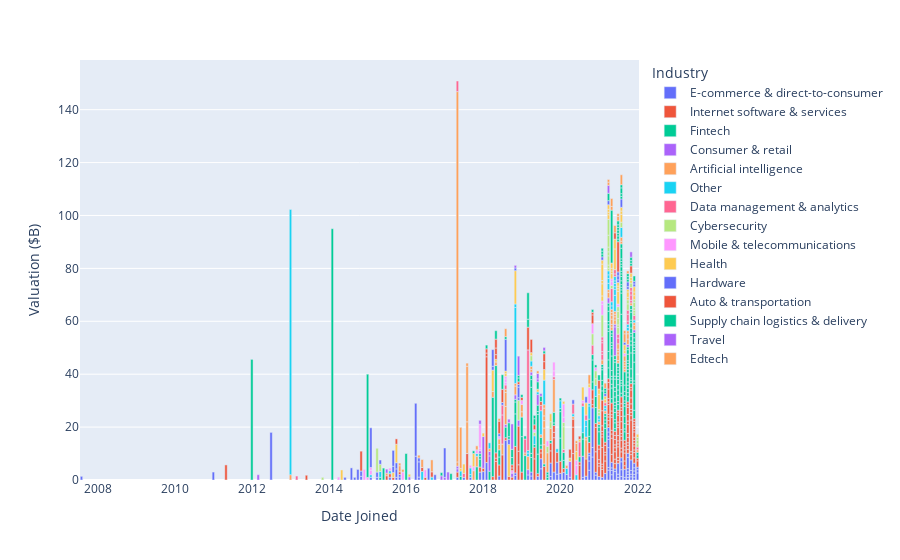

Here is the notebook cell this chart was saved with:
### Code cell
import plotly.express as px
px.bar(dates, x='Date Joined', y='Valuation ($B)', color='Industry',
      hover_data={'Company',
                  'Date Joined',
                  'Valuation ($B)',
                  'Industry'})

### Figure 1 — Plotly figure (JSON) as saved in the notebook; plotly's stock layout.template omitted (floating-point values rounded to 4 significant figures; data arrays with more than 128 entries replaced by an {"elided": "..."} marker saying what was removed)
{"data": [{"alignmentgroup": "True", "customdata": {"elided": "102x2 str values"}, "hovertemplate": "Industry=%{customdata[1]}<br>Date Joined=%{x}<br>Valuation ($B)=%{y}<br>Company=%{customdata[0]}<extra></extra>", "legendgroup": "E-commerce & direct-to-consumer", "marker": {"color": "#636efa", "pattern": {"shape": ""}}, "name": "E-commerce & direct-to-consumer", "offsetgroup": "E-commerce & direct-to-consumer", "orientation": "v", "showlegend": true, "textposition": "auto", "type": "bar", "x": ["2007-07-31", "2010-12-31", "2012-06-30", "2014-05-31", "2014-08-31", "2014-09-30", "2014-10-31", "2015-01-31", "2015-03-31", "2015-03-31", "2015-07-31", "2015-09-30", "2015-09-30", "2015-09-30", "2015-10-31", "2015-10-31", "2016-03-31", "2016-03-31", "2016-04-30", "2016-04-30", "2016-04-30", "2016-09-30", "2017-04-30", "2017-06-30", "2017-08-31", "2017-11-30", "2017-12-31", "2018-01-31", "2018-05-31", "2018-07-31", "2018-10-31", "2018-10-31", "2019-02-28", "2019-03-31", "2019-03-31", "2019-05-31", "2019-06-30", "2019-06-30", "2019-09-30", "2019-09-30", "2019-10-31", "2019-11-30", "2019-11-30", "2019-12-31", "2020-01-31", "2020-02-29", "2020-03-31", "2020-07-31", "2020-07-31", "2020-08-31", "2020-09-30", "2020-09-30", "2020-09-30", "2020-09-30", "2020-10-31", "2020-10-31", "2020-10-31", "2020-11-30", "2020-11-30", "2020-12-31", "2021-01-31", "2021-02-28", "2021-03-31", "2021-03-31", "2021-03-31", "2021-03-31", "2021-03-31", "2021-03-31", "2021-03-31", "2021-04-30", "2021-04-30", "2021-04-30", "2021-04-30", "2021-05-31", "2021-05-31", "2021-06-30", "2021-06-30", "2021-06-30", "2021-07-31", "2021-07-31", "2021-07-31", "2021-07-31", "2021-08-31", "2021-08-31", "2021-09-30", "2021-09-30", "2021-09-30", "2021-09-30", "2021-09-30", "2021-09-30", "2021-10-31", "2021-10-31", "2021-10-31", "2021-10-31", "2021-11-30", "2021-11-30", "2021-11-30", "2021-11-30", "2021-11-30", "2021-12-31", "2021-12-31", "2021-12-31"], "xaxis": "x", "y": [1.38, 3, 18, 1, 1, 4, 1.4, 1, 1, 2, 1.05, 1, 3.2, 2.34, 1.1, 1, 9, 20, 1.1, 5.77, 1.5, 2, 1, 1, 1, 3, 3.18, 6.6, 1.5, 15, 1.7, 1, 1.9, 1.52, 1.49, 1.4, 4.25, 3.8, 1.32, 5.1, 3, 2.2, 4.53, 2.5, 2.9, 2.1, 1, 1, 8, 1.45, 3.7, 3.5, 2, 1, 8.7, 3.6, 15, 1.84, 1.1, 1.3, 1, 2.5, 3.75, 1, 7.5, 3.1, 1.2, 1.6, 1.7, 2, 1.6, 1, 2.1, 3.2, 1, 1, 1.2, 4.15, 1.3, 2.6, 3, 1.5, 1, 3.1, 1, 1.1, 1, 1.2, 4.3, 1.5, 1.2, 1, 1.4, 4, 1.1, 1, 1.33, 1.2, 1.75, 2.7, 1.2, 1], "yaxis": "y"}, {"alignmentgroup": "True", "customdata": {"elided": "167x2 str values"}, "hovertemplate": "Industry=%{customdata[1]}<br>Date Joined=%{x}<br>Valuation ($B)=%{y}<br>Company=%{customdata[0]}<extra></extra>", "legendgroup": "Internet software & services", "marker": {"color": "#EF553B", "pattern": {"shape": ""}}, "name": "Internet software & services", "offsetgroup": "Internet software & services", "orientation": "v", "showlegend": true, "textposition": "auto", "type": "bar", "x": {"elided": "167 str values"}, "xaxis": "x", "y": {"elided": "167 float values"}, "yaxis": "y"}, {"alignmentgroup": "True", "customdata": {"elided": "191x2 str values"}, "hovertemplate": "Industry=%{customdata[1]}<br>Date Joined=%{x}<br>Valuation ($B)=%{y}<br>Company=%{customdata[0]}<extra></extra>", "legendgroup": "Fintech", "marker": {"color": "#00cc96", "pattern": {"shape": ""}}, "name": "Fintech", "offsetgroup": "Fintech", "orientation": "v", "showlegend": true, "textposition": "auto", "type": "bar", "x": {"elided": "191 str values"}, "xaxis": "x", "y": {"elided": "191 float values"}, "yaxis": "y"}, {"alignmentgroup": "True", "customdata": [["Trendy Group International", "Consumer & retail"], ["L&P Cosmetic", "Consumer & retail"], ["Promasidor Holdings", "Consumer & retail"], ["Kendra Scott", "Consumer & retail"], ["BrewDog", "Consumer & retail"], ["Mobvoi", "Consumer & retail"], ["Eat Just", "Consumer & retail"], ["JUUL Labs", "Consumer & retail"], ["Easyhome", "Consumer & retail"], ["Harry's Razor Company", "Consumer & retail"], ["Pat McGrath Labs", "Consumer & retail"], ["Yijiupi", "Consumer & retail"], ["PAX", "Consumer & retail"], ["Zume", "Consumer & retail"], ["Calm", "Consumer & retail"], ["Glossier", "Consumer & retail"], ["Impossible Foods", "Consumer & retail"], ["Yuanqi Senlin", "Consumer & retail"], ["Guoquan Shihui", "Consumer & retail"], ["Weilong", "Consumer & retail"], ["Zihaiguo", "Consumer & retail"], ["HAYDON", "Consumer & retail"], ["Razor", "Consumer & retail"]], "hovertemplate": "Industry=%{customdata[1]}<br>Date Joined=%{x}<br>Valuation ($B)=%{y}<br>Company=%{customdata[0]}<extra></extra>", "legendgroup": "Consumer & retail", "marker": {"color": "#ab63fa", "pattern": {"shape": ""}}, "name": "Consumer & retail", "offsetgroup": "Consumer & retail", "orientation": "v", "showlegend": true, "textposition": "auto", "type": "bar", "x": ["2012-02-29", "2016-01-31", "2016-11-30", "2016-12-31", "2017-04-30", "2017-04-30", "2017-11-30", "2017-12-31", "2018-02-28", "2018-02-28", "2018-07-31", "2018-09-30", "2018-10-31", "2018-11-30", "2019-02-28", "2019-03-31", "2019-05-31", "2020-03-31", "2021-03-31", "2021-05-31", "2021-05-31", "2021-09-30", "2021-11-30"], "xaxis": "x", "y": [2, 1.19, 1.59, 1, 1.24, 1, 1.1, 12, 5.78, 1.7, 1, 1.5, 1.7, 2.25, 2, 1.2, 4, 6, 2, 10.88, 1, 1, 1], "yaxis": "y"}, {"alignmentgroup": "True", "customdata": {"elided": "73x2 str values"}, "hovertemplate": "Industry=%{customdata[1]}<br>Date Joined=%{x}<br>Valuation ($B)=%{y}<br>Company=%{customdata[0]}<extra></extra>", "legendgroup": "Artificial intelligence", "marker": {"color": "#FFA15A", "pattern": {"shape": ""}}, "name": "Artificial intelligence", "offsetgroup": "Artificial intelligence", "orientation": "v", "showlegend": true, "textposition": "auto", "type": "bar", "x": ["2012-12-31", "2015-06-30", "2015-10-31", "2016-04-30", "2017-04-30", "2017-04-30", "2017-07-31", "2017-09-30", "2017-10-31", "2018-02-28", "2018-03-31", "2018-04-30", "2018-05-31", "2018-05-31", "2018-06-30", "2018-07-31", "2018-07-31", "2018-07-31", "2018-10-31", "2018-10-31", "2018-12-31", "2018-12-31", "2019-01-31", "2019-02-28", "2019-03-31", "2019-03-31", "2019-06-30", "2019-07-31", "2019-07-31", "2019-07-31", "2019-07-31", "2019-07-31", "2019-07-31", "2019-08-31", "2019-09-30", "2019-10-31", "2020-04-30", "2020-08-31", "2020-08-31", "2020-12-31", "2021-01-31", "2021-02-28", "2021-03-31", "2021-03-31", "2021-04-30", "2021-04-30", "2021-04-30", "2021-04-30", "2021-04-30", "2021-04-30", "2021-05-31", "2021-05-31", "2021-05-31", "2021-05-31", "2021-06-30", "2021-06-30", "2021-06-30", "2021-06-30", "2021-06-30", "2021-07-31", "2021-07-31", "2021-08-31", "2021-08-31", "2021-08-31", "2021-08-31", "2021-08-31", "2021-09-30", "2021-09-30", "2021-09-30", "2021-10-31", "2021-11-30", "2021-11-30", "2021-12-31"], "xaxis": "x", "y": [2, 1, 2.3, 1, 1.6, 140, 12, 3.5, 4, 1.03, 2.17, 1.35, 2, 2.1, 4.1, 6.8, 5.3, 1.19, 3.32, 1, 2, 2.77, 1, 5, 1, 1.19, 1, 7.25, 6.3, 2.8, 1.8, 2.92, 1.3, 7.3, 4.6, 12.4, 1, 7.25, 1.05, 1, 1.7, 1, 2.1, 1, 1.2, 1, 2, 1.5, 1, 1.2, 1.6, 1.2, 1, 1, 1, 2.1, 1.2, 1, 2, 1, 1.5, 1, 1, 1, 1, 2, 2, 2, 1.15, 1, 1.7, 1, 1], "yaxis": "y"}, {"alignmentgroup": "True", "customdata": [["SpaceX", "Other"], ["Red Ventures", "Other"], ["Planet Labs", "Other"], ["LifeMiles", "Other"], ["Dadi Cinema", "Other"], ["OVH", "Other"], ["Improbable", "Other"], ["Rubicon Global", "Other"], ["Vista Global", "Other"], ["Revolution Precrafted", "Other"], ["NuCom Group", "Other"], ["Epic Games", "Other"], ["GPclub", "Other"], ["OVO Energy", "Other"], ["Ynsect", "Other"], ["OCSiAl", "Other"], ["Sila Nanotechnologies", "Other"], ["SITECH DEV", "Other"], ["Northvolt", "Other"], ["HEYTEA", "Other"], ["You & Mr Jones", "Other"], ["Wildlife Studios", "Other"], ["Skydance Media", "Other"], ["Emerging Markets Property Group", "Other"], ["Apeel Sciences", "Other"], ["Thrasio", "Other"], ["Farmers Business Network", "Other"], ["Voodoo", "Other"], ["Howden Group Holdings", "Other"], ["Playco", "Other"], ["Relativity Space", "Other"], ["Boom Supersonic", "Other"], ["Manner", "Other"], ["Axiom Space", "Other"], ["Sentry", "Other"], ["ABL Space Systems", "Other"], ["Diamond Foundry", "Other"], ["Five Star Business Finance", "Other"], ["Uplight", "Other"], ["Cava Group", "Other"], ["Wenheyou", "Other"], ["Black Unicorn Factory", "Other"], ["Bowery Farming", "Other"], ["Firefly Aerospace", "Other"], ["Inari", "Other"], ["Printful", "Other"], ["Trader Interactive", "Other"], ["Redwood Materials", "Other"], ["Nexii", "Other"], ["Spiber", "Other"], ["Mensa Brands", "Other"]], "hovertemplate": "Industry=%{customdata[1]}<br>Date Joined=%{x}<br>Valuation ($B)=%{y}<br>Company=%{customdata[0]}<extra></extra>", "legendgroup": "Other", "marker": {"color": "#19d3f3", "pattern": {"shape": ""}}, "name": "Other", "offsetgroup": "Other", "orientation": "v", "showlegend": true, "textposition": "auto", "type": "bar", "x": ["2012-12-31", "2015-01-31", "2015-04-30", "2015-07-31", "2016-05-31", "2016-08-31", "2017-05-31", "2017-08-31", "2017-08-31", "2017-10-31", "2018-02-28", "2018-10-31", "2018-10-31", "2019-02-28", "2019-02-28", "2019-03-31", "2019-04-30", "2019-05-31", "2019-06-30", "2019-07-31", "2019-11-30", "2019-12-31", "2020-02-29", "2020-04-30", "2020-05-31", "2020-07-31", "2020-08-31", "2020-08-31", "2020-09-30", "2020-09-30", "2020-11-30", "2020-12-31", "2020-12-31", "2021-02-28", "2021-02-28", "2021-03-31", "2021-03-31", "2021-03-31", "2021-03-31", "2021-04-30", "2021-04-30", "2021-05-31", "2021-05-31", "2021-05-31", "2021-05-31", "2021-05-31", "2021-05-31", "2021-07-31", "2021-09-30", "2021-09-30", "2021-11-30"], "xaxis": "x", "y": [100.3, 1, 2.2, 1.15, 3.24, 1.1, 2, 1.07, 2.5, 1, 2.2, 28.7, 1.32, 1.28, 1, 2, 3.3, 1, 9.08, 9.28, 1.3, 3, 2.3, 1, 2, 10, 4, 2.31, 5, 1, 4.2, 1, 1.3, 1, 1, 2.4, 1.8, 1.4, 1.5, 1.3, 1.55, 6.1, 2.3, 1, 1.2, 1, 1.63, 3.7, 1.23, 1.22, 1], "yaxis": "y"}, {"alignmentgroup": "True", "customdata": [["Mu Sigma", "Data management & analytics"], ["Rubrik", "Data management & analytics"], ["DT Dream", "Data management & analytics"], ["Celonis", "Data management & analytics"], ["Cohesity", "Data management & analytics"], ["Jusfoun Big Data", "Data management & analytics"], ["Collibra", "Data management & analytics"], ["Databricks", "Data management & analytics"], ["Druva", "Data management & analytics"], ["Instabase", "Data management & analytics"], ["Sisense", "Data management & analytics"], ["VAST Data", "Data management & analytics"], ["FiveTran", "Data management & analytics"], ["Qumulo", "Data management & analytics"], ["Redis Labs", "Data management & analytics"], ["Applied Intuition", "Data management & analytics"], ["Cockroach Labs", "Data management & analytics"], ["Dremio", "Data management & analytics"], ["OwnBackup", "Data management & analytics"], ["Quantum Metric", "Data management & analytics"], ["Starburst", "Data management & analytics"], ["Nexthink", "Data management & analytics"], ["SambaNova Systems", "Data management & analytics"], ["Axtria", "Data management & analytics"], ["Cognite", "Data management & analytics"], ["Neo4j", "Data management & analytics"], ["dbt Labs", "Data management & analytics"], ["Copado", "Data management & analytics"], ["JumpCloud", "Data management & analytics"], ["Matillion", "Data management & analytics"], ["Chronosphere", "Data management & analytics"], ["ClickHouse", "Data management & analytics"], ["Devo", "Data management & analytics"], ["YugaByte", "Data management & analytics"], ["Reltio", "Data management & analytics"], ["Iodine Software", "Data management & analytics"]], "hovertemplate": "Industry=%{customdata[1]}<br>Date Joined=%{x}<br>Valuation ($B)=%{y}<br>Company=%{customdata[0]}<extra></extra>", "legendgroup": "Data management & analytics", "marker": {"color": "#FF6692", "pattern": {"shape": ""}}, "name": "Data management & analytics", "offsetgroup": "Data management & analytics", "orientation": "v", "showlegend": true, "textposition": "auto", "type": "bar", "x": ["2013-02-28", "2017-04-30", "2017-06-30", "2018-06-30", "2018-06-30", "2018-07-31", "2019-01-31", "2019-02-28", "2019-06-30", "2019-10-31", "2020-01-31", "2020-04-30", "2020-06-30", "2020-07-31", "2020-08-31", "2020-10-31", "2021-01-31", "2021-01-31", "2021-01-31", "2021-01-31", "2021-01-31", "2021-02-28", "2021-04-30", "2021-05-31", "2021-05-31", "2021-06-30", "2021-06-30", "2021-09-30", "2021-09-30", "2021-09-30", "2021-10-31", "2021-10-31", "2021-10-31", "2021-10-31", "2021-11-30", "2021-12-31"], "xaxis": "x", "y": [1.5, 4, 1.5, 11, 3.7, 1.62, 5.25, 38, 2, 1.05, 1.1, 3.7, 5.6, 1.2, 2, 3.6, 2.16, 1, 3.35, 1, 1.2, 1.1, 5, 1, 1.6, 2.15, 1.5, 1.2, 2.62, 1.5, 1, 2, 1.5, 1.3, 1.7, 1], "yaxis": "y"}, {"alignmentgroup": "True", "customdata": [["Lookout", "Cybersecurity"], ["Tanium", "Cybersecurity"], ["Illumio", "Cybersecurity"], ["Netskope", "Cybersecurity"], ["Kaseya", "Cybersecurity"], ["Tongdun Technology", "Cybersecurity"], ["Cybereason", "Cybersecurity"], ["Acronis", "Cybersecurity"], ["Snyk", "Cybersecurity"], ["Verkada", "Cybersecurity"], ["Arctic Wolf Networks", "Cybersecurity"], ["Cato Networks", "Cybersecurity"], ["Forter", "Cybersecurity"], ["BigID", "Cybersecurity"], ["Venafi", "Cybersecurity"], ["Lacework", "Cybersecurity"], ["Aqua Security", "Cybersecurity"], ["Axonius", "Cybersecurity"], ["Coalition", "Cybersecurity"], ["ID.me", "Cybersecurity"], ["Orca Security", "Cybersecurity"], ["Socure", "Cybersecurity"], ["Wiz", "Cybersecurity"], ["Sysdig", "Cybersecurity"], ["Aura", "Cybersecurity"], ["Claroty", "Cybersecurity"], ["Exabeam", "Cybersecurity"], ["Transmit Security", "Cybersecurity"], ["Trulioo", "Cybersecurity"], ["1Password", "Cybersecurity"], ["BitSight Technologies", "Cybersecurity"], ["Persona", "Cybersecurity"], ["Dragos", "Cybersecurity"], ["Contrast Security", "Cybersecurity"], ["Drata", "Cybersecurity"], ["Expel", "Cybersecurity"], ["StarkWare", "Cybersecurity"], ["Stytch", "Cybersecurity"], ["Incode Technologies", "Cybersecurity"], ["Panther Labs", "Cybersecurity"], ["ReliaQuest", "Cybersecurity"]], "hovertemplate": "Industry=%{customdata[1]}<br>Date Joined=%{x}<br>Valuation ($B)=%{y}<br>Company=%{customdata[0]}<extra></extra>", "legendgroup": "Cybersecurity", "marker": {"color": "#B6E880", "pattern": {"shape": ""}}, "name": "Cybersecurity", "offsetgroup": "Cybersecurity", "orientation": "v", "showlegend": true, "textposition": "auto", "type": "bar", "x": ["2013-10-31", "2015-03-31", "2015-04-30", "2018-11-30", "2019-03-31", "2019-04-30", "2019-08-31", "2019-09-30", "2020-01-31", "2020-01-31", "2020-10-31", "2020-11-30", "2020-11-30", "2020-12-31", "2020-12-31", "2021-01-31", "2021-03-31", "2021-03-31", "2021-03-31", "2021-03-31", "2021-03-31", "2021-03-31", "2021-03-31", "2021-04-30", "2021-06-30", "2021-06-30", "2021-06-30", "2021-06-30", "2021-06-30", "2021-07-31", "2021-09-30", "2021-09-30", "2021-10-31", "2021-11-30", "2021-11-30", "2021-11-30", "2021-11-30", "2021-11-30", "2021-12-31", "2021-12-31", "2021-12-31"], "xaxis": "x", "y": [1, 9, 2.75, 7.5, 2, 1.32, 2.44, 2.5, 8.6, 1.6, 4.3, 2.5, 3, 1.25, 1.15, 8.3, 1, 1.2, 3.5, 1.5, 1.8, 4.5, 6, 1.19, 2.5, 1, 2.4, 2.74, 1.75, 2, 2.4, 1.5, 1.7, 1, 1, 1, 2, 1, 1.25, 1.4, 1], "yaxis": "y"}, {"alignmentgroup": "True", "customdata": [["TangoMe", "Mobile & telecommunications"], ["Yello Mobile", "Mobile & telecommunications"], ["InMobi", "Mobile & telecommunications"], ["Apus Group", "Mobile & telecommunications"], ["LinkSure Network", "Mobile & telecommunications"], ["FXiaoKe", "Mobile & telecommunications"], ["Yixia", "Mobile & telecommunications"], ["Meicai", "Mobile & telecommunications"], ["Cell C", "Mobile & telecommunications"], ["Ximalaya FM", "Mobile & telecommunications"], ["Yidian Zixun", "Mobile & telecommunications"], ["Maimai", "Mobile & telecommunications"], ["Niantic", "Mobile & telecommunications"], ["HMD Global", "Mobile & telecommunications"], ["Movile", "Mobile & telecommunications"], ["Starry", "Mobile & telecommunications"], ["Wacai", "Mobile & telecommunications"], ["Branch", "Mobile & telecommunications"], ["Cambridge Mobile Telematics", "Mobile & telecommunications"], ["Poizon", "Mobile & telecommunications"], ["SmartNews", "Mobile & telecommunications"], ["Huaqin Telecom Technology", "Mobile & telecommunications"], ["Scopely", "Mobile & telecommunications"], ["AppsFlyer", "Mobile & telecommunications"], ["Moon Active", "Mobile & telecommunications"], ["HyalRoute", "Mobile & telecommunications"], ["Keep", "Mobile & telecommunications"], ["Infobip", "Mobile & telecommunications"], ["Attentive", "Mobile & telecommunications"], ["MessageBird", "Mobile & telecommunications"], ["GalaxySpace", "Mobile & telecommunications"], ["Clubhouse", "Mobile & telecommunications"], ["TalkingData", "Mobile & telecommunications"], ["Astranis Space Technologies", "Mobile & telecommunications"], ["Sendbird", "Mobile & telecommunications"], ["Dream Games", "Mobile & telecommunications"], ["PicsArt", "Mobile & telecommunications"]], "hovertemplate": "Industry=%{customdata[1]}<br>Date Joined=%{x}<br>Valuation ($B)=%{y}<br>Company=%{customdata[0]}<extra></extra>", "legendgroup": "Mobile & telecommunications", "marker": {"color": "#FF97FF", "pattern": {"shape": ""}}, "name": "Mobile & telecommunications", "offsetgroup": "Mobile & telecommunications", "orientation": "v", "showlegend": true, "textposition": "auto", "type": "bar", "x": ["2014-03-31", "2014-11-30", "2014-12-31", "2015-01-31", "2015-01-31", "2015-07-31", "2015-11-30", "2016-06-30", "2017-08-31", "2017-09-30", "2017-10-31", "2017-11-30", "2017-11-30", "2018-05-31", "2018-07-31", "2018-07-31", "2018-07-31", "2018-09-30", "2018-12-31", "2019-04-30", "2019-08-31", "2019-10-31", "2019-10-31", "2020-01-31", "2020-01-31", "2020-05-31", "2020-05-31", "2020-07-31", "2020-09-30", "2020-10-31", "2020-11-30", "2021-01-31", "2021-01-31", "2021-04-30", "2021-04-30", "2021-06-30", "2021-08-31"], "xaxis": "x", "y": [1.1, 4, 1, 1.73, 1, 1, 3, 2.8, 1, 1.52, 1.4, 1, 9, 1, 1, 1.29, 1, 1, 1.5, 1, 2, 2.19, 3.3, 2, 5, 3.5, 2, 1, 5.99, 3.8, 1.22, 4, 1.3, 1.4, 1.05, 1, 1], "yaxis": "y"}, {"alignmentgroup": "True", "customdata": [["Intarcia Therapeutics", "Health"], ["ZocDoc", "Health"], ["We Doctor", "Health"], ["MindMaze", "Health"], ["Modernizing Medicine", "Health"], ["Otto Bock HealthCare", "Health"], ["United Imaging Healthcare", "Health"], ["HeartFlow", "Health"], ["Tempus", "Health"], ["Dxy.cn", "Health"], ["LinkDoc Technology", "Health"], ["Medlinker", "Health"], ["Biosplice Therapeutics", "Health"], ["Devoted Health", "Health"], ["Doctolib", "Health"], ["Aprogen", "Health"], ["Radiology Partners", "Health"], ["CMR Surgical", "Health"], ["Alto Pharmacy", "Health"], ["InSightec", "Health"], ["Komodo Health", "Health"], ["Orca Bio", "Health"], ["Ro", "Health"], ["Lyra Health", "Health"], ["Alzheon", "Health"], ["Cityblock Health", "Health"], ["Virta Health", "Health"], ["Aledade", "Health"], ["Color", "Health"], ["EQRx", "Health"], ["Hinge Health", "Health"], ["K Health", "Health"], ["Innovaccer", "Health"], ["Modern Health", "Health"], ["DispatchHealth", "Health"], ["Evidation", "Health"], ["Rightway", "Health"], ["Unite Us", "Health"], ["Arrail Dental", "Health"], ["Capsule", "Health"], ["Fiture", "Health"], ["KRY", "Health"], ["Caris Life Sciences", "Health"], ["Noom", "Health"], ["Cerebral", "Health"], ["LetsGetChecked", "Health"], ["Thirty Madison", "Health"], ["Yaoshibang", "Health"], ["Carbon Health", "Health"], ["Prime Medicine", "Health"], ["SonderMind", "Health"], ["Maven Clinic", "Health"], ["Reify Health", "Health"], ["Mammoth Biosciences", "Health"], ["Spring Health", "Health"], ["TrialSpark", "Health"], ["Dental Monitoring", "Health"], ["Elemy", "Health"], ["Truepill", "Health"], ["CureFit", "Health"], ["Papa", "Health"], ["SWORD Health", "Health"], ["Pristyn Care", "Health"]], "hovertemplate": "Industry=%{customdata[1]}<br>Date Joined=%{x}<br>Valuation ($B)=%{y}<br>Company=%{customdata[0]}<extra></extra>", "legendgroup": "Health", "marker": {"color": "#FECB52", "pattern": {"shape": ""}}, "name": "Health", "offsetgroup": "Health", "orientation": "v", "showlegend": true, "textposition": "auto", "type": "bar", "x": ["2014-04-30", "2015-08-31", "2015-09-30", "2016-01-31", "2017-05-31", "2017-06-30", "2017-09-30", "2017-12-31", "2018-03-31", "2018-04-30", "2018-07-31", "2018-07-31", "2018-08-31", "2018-10-31", "2019-03-31", "2019-05-31", "2019-07-31", "2019-09-30", "2020-01-31", "2020-03-31", "2020-05-31", "2020-06-30", "2020-07-31", "2020-08-31", "2020-09-30", "2020-12-31", "2020-12-31", "2021-01-31", "2021-01-31", "2021-01-31", "2021-01-31", "2021-01-31", "2021-02-28", "2021-02-28", "2021-03-31", "2021-03-31", "2021-03-31", "2021-03-31", "2021-04-30", "2021-04-30", "2021-04-30", "2021-04-30", "2021-05-31", "2021-05-31", "2021-06-30", "2021-06-30", "2021-06-30", "2021-06-30", "2021-07-31", "2021-07-31", "2021-07-31", "2021-08-31", "2021-08-31", "2021-09-30", "2021-09-30", "2021-09-30", "2021-10-31", "2021-10-31", "2021-10-31", "2021-11-30", "2021-11-30", "2021-11-30", "2021-12-31"], "xaxis": "x", "y": [3.8, 1.8, 7, 1, 1, 3.52, 5, 1.3, 8.1, 1, 1, 1, 12, 12.6, 1.14, 1.04, 4, 3, 1, 1.3, 3.3, 1, 5, 4.6, 1.31, 5.7, 2, 1.9, 4.6, 1.23, 6.2, 1.5, 1.3, 1.17, 1.7, 1, 1.1, 1.7, 2, 1, 1, 2, 7.83, 3.7, 4.8, 1, 1, 1.35, 3, 1.2, 1.42, 1, 2.2, 1, 2, 1, 1, 1.15, 1.6, 1.5, 1.4, 2, 1.2], "yaxis": "y"}, {"alignmentgroup": "True", "customdata": [["Meizu Technology", "Hardware"], ["Magic Leap", "Hardware"], ["DJI Innovations", "Hardware"], ["Infinidat", "Hardware"], ["Carbon", "Hardware"], ["Royole Corporation", "Hardware"], ["UBTECH Robotics", "Hardware"], ["Global Switch", "Hardware"], ["Coocaa", "Hardware"], ["Samsara Networks", "Hardware"], ["Orbbec Technology", "Hardware"], ["China Cloud", "Hardware"], ["Bitmain Technologies", "Hardware"], ["Formlabs", "Hardware"], ["TERMINUS Technology", "Hardware"], ["BitFury", "Hardware"], ["Cerebras Systems", "Hardware"], ["Geek+", "Hardware"], ["ASR Microelectronics", "Hardware"], ["Biren Technology", "Hardware"], ["Enflame", "Hardware"], ["Locus Robotics", "Hardware"], ["Iluvatar CoreX", "Hardware"], ["EcoFlow", "Hardware"], ["Ledger", "Hardware"], ["Next Silicon", "Hardware"], ["PsiQuantum", "Hardware"], ["1KMXC", "Hardware"], ["Agile Robots", "Hardware"], ["Opentrons", "Hardware"], ["Density", "Hardware"], ["Gaussian Robotics", "Hardware"]], "hovertemplate": "Industry=%{customdata[1]}<br>Date Joined=%{x}<br>Valuation ($B)=%{y}<br>Company=%{customdata[0]}<extra></extra>", "legendgroup": "Hardware", "marker": {"color": "#636efa", "pattern": {"shape": ""}}, "name": "Hardware", "offsetgroup": "Hardware", "orientation": "v", "showlegend": true, "textposition": "auto", "type": "bar", "x": ["2014-07-31", "2014-10-31", "2015-01-31", "2015-04-30", "2015-08-31", "2015-08-31", "2016-07-31", "2016-12-31", "2018-03-31", "2018-03-31", "2018-05-31", "2018-06-30", "2018-07-31", "2018-08-31", "2018-10-31", "2018-11-30", "2018-11-30", "2018-11-30", "2020-04-30", "2020-08-31", "2021-01-31", "2021-02-28", "2021-03-31", "2021-06-30", "2021-06-30", "2021-06-30", "2021-07-31", "2021-08-31", "2021-09-30", "2021-09-30", "2021-11-30", "2021-11-30"], "xaxis": "x", "y": [4.58, 2, 15, 1.6, 2.4, 6, 4.45, 11.1, 1.45, 6.3, 1, 1, 12, 2, 1, 1, 4, 1, 1.6, 2.32, 1.24, 1, 1.55, 1, 1.5, 1.5, 3.15, 1, 1, 1.8, 1.05, 1], "yaxis": "y"}, {"alignmentgroup": "True", "customdata": [["Ola Cabs", "Auto & transportation"], ["BlaBlaCar", "Auto & transportation"], ["Gett", "Auto & transportation"], ["Quanergy Systems", "Auto & transportation"], ["Cabify", "Auto & transportation"], ["Cao Cao Mobility", "Auto & transportation"], ["AIWAYS", "Auto & transportation"], ["BYTON", "Auto & transportation"], ["Youxia Motors", "Auto & transportation"], ["Bolt", "Auto & transportation"], ["Hello TransTech", "Auto & transportation"], ["Banma Network Technologies", "Auto & transportation"], ["Tuhu", "Auto & transportation"], ["Leap Motor", "Auto & transportation"], ["Fair", "Auto & transportation"], ["Nuro", "Auto & transportation"], ["WM Motor", "Auto & transportation"], ["ENOVATE", "Auto & transportation"], ["Bordrin Motors", "Auto & transportation"], ["FlixMobility", "Auto & transportation"], ["Ola Electric Mobility", "Auto & transportation"], ["Via", "Auto & transportation"], ["SVOLT Energy", "Auto & transportation"], ["ECARX", "Auto & transportation"], ["Socar", "Auto & transportation"], ["WeRide", "Auto & transportation"], ["Star Charge", "Auto & transportation"], ["ZongMu Technology", "Auto & transportation"], ["Hozon Auto", "Auto & transportation"]], "hovertemplate": "Industry=%{customdata[1]}<br>Date Joined=%{x}<br>Valuation ($B)=%{y}<br>Company=%{customdata[0]}<extra></extra>", "legendgroup": "Auto & transportation", "marker": {"color": "#EF553B", "pattern": {"shape": ""}}, "name": "Auto & transportation", "offsetgroup": "Auto & transportation", "orientation": "v", "showlegend": true, "textposition": "auto", "type": "bar", "x": ["2014-10-31", "2015-09-30", "2016-05-31", "2016-08-31", "2018-01-31", "2018-01-31", "2018-04-30", "2018-04-30", "2018-04-30", "2018-05-31", "2018-06-30", "2018-09-30", "2018-09-30", "2018-11-30", "2018-12-31", "2019-02-28", "2019-03-31", "2019-04-30", "2019-06-30", "2019-07-31", "2019-07-31", "2020-03-31", "2020-06-30", "2020-10-31", "2020-10-31", "2020-12-31", "2021-05-31", "2021-06-30", "2021-10-31"], "xaxis": "x", "y": [7.5, 2, 1.5, 2, 1.4, 1.6, 1.78, 2.5, 3.35, 4.75, 5, 1, 1.16, 1.01, 1.2, 8.6, 5, 1.85, 1.48, 3, 3, 3.3, 1.16, 3.31, 1, 3.3, 2.41, 11.4, 2.74], "yaxis": "y"}, {"alignmentgroup": "True", "customdata": [["Instacart", "Supply chain logistics & delivery"], ["Yiguo", "Supply chain logistics & delivery"], ["YH Global", "Supply chain logistics & delivery"], ["Hive Box", "Supply chain logistics & delivery"], ["Flexport", "Supply chain logistics & delivery"], ["Swiggy", "Supply chain logistics & delivery"], ["Kuaigou Dache", "Supply chain logistics & delivery"], ["FlashEx", "Supply chain logistics & delivery"], ["Rappi", "Supply chain logistics & delivery"], ["Convoy", "Supply chain logistics & delivery"], ["Udaan", "Supply chain logistics & delivery"], ["Juma Peisong", "Supply chain logistics & delivery"], ["iFood", "Supply chain logistics & delivery"], ["REEF Technology", "Supply chain logistics & delivery"], ["Yimidida", "Supply chain logistics & delivery"], ["Delhivery", "Supply chain logistics & delivery"], ["Lalamove", "Supply chain logistics & delivery"], ["KeepTruckin", "Supply chain logistics & delivery"], ["ezCater", "Supply chain logistics & delivery"], ["Zipline", "Supply chain logistics & delivery"], ["Loggi", "Supply chain logistics & delivery"], ["Rivigo", "Supply chain logistics & delivery"], ["Glovo", "Supply chain logistics & delivery"], ["Proterra", "Supply chain logistics & delivery"], ["Gousto", "Supply chain logistics & delivery"], ["ISN", "Supply chain logistics & delivery"], ["56PINGTAI", "Supply chain logistics & delivery"], ["Sennder", "Supply chain logistics & delivery"], ["UISEE Technology", "Supply chain logistics & delivery"], ["Flash Express", "Supply chain logistics & delivery"], ["Skydio", "Supply chain logistics & delivery"], ["Weee!", "Supply chain logistics & delivery"], ["J&T Express", "Supply chain logistics & delivery"], ["Bringg", "Supply chain logistics & delivery"], ["Forto", "Supply chain logistics & delivery"], ["Grofers", "Supply chain logistics & delivery"], ["Project44", "Supply chain logistics & delivery"], ["ShipBob", "Supply chain logistics & delivery"], ["Shippo", "Supply chain logistics & delivery"], ["YunQuNa", "Supply chain logistics & delivery"], ["BlackBuck", "Supply chain logistics & delivery"], ["Kitopi", "Supply chain logistics & delivery"], ["Kurly", "Supply chain logistics & delivery"], ["Rohlik", "Supply chain logistics & delivery"], ["Keenon Robotics", "Supply chain logistics & delivery"], ["Ninja Van", "Supply chain logistics & delivery"], ["STORD", "Supply chain logistics & delivery"], ["CargoX", "Supply chain logistics & delivery"], ["Fabric", "Supply chain logistics & delivery"], ["Flock Freight", "Supply chain logistics & delivery"], ["Deliverr", "Supply chain logistics & delivery"]], "hovertemplate": "Industry=%{customdata[1]}<br>Date Joined=%{x}<br>Valuation ($B)=%{y}<br>Company=%{customdata[0]}<extra></extra>", "legendgroup": "Supply chain logistics & delivery", "marker": {"color": "#00cc96", "pattern": {"shape": ""}}, "name": "Supply chain logistics & delivery", "offsetgroup": "Supply chain logistics & delivery", "orientation": "v", "showlegend": true, "textposition": "auto", "type": "bar", "x": ["2014-12-31", "2016-11-30", "2017-09-30", "2018-01-31", "2018-04-30", "2018-06-30", "2018-07-31", "2018-08-31", "2018-08-31", "2018-09-30", "2018-09-30", "2018-11-30", "2018-11-30", "2018-12-31", "2019-01-31", "2019-02-28", "2019-02-28", "2019-04-30", "2019-04-30", "2019-05-31", "2019-06-30", "2019-07-31", "2019-12-31", "2020-10-31", "2020-11-30", "2020-12-31", "2021-01-31", "2021-01-31", "2021-01-31", "2021-02-28", "2021-02-28", "2021-03-31", "2021-04-30", "2021-06-30", "2021-06-30", "2021-06-30", "2021-06-30", "2021-06-30", "2021-06-30", "2021-06-30", "2021-07-31", "2021-07-31", "2021-07-31", "2021-07-31", "2021-09-30", "2021-09-30", "2021-09-30", "2021-10-31", "2021-10-31", "2021-10-31", "2021-11-30"], "xaxis": "x", "y": [39, 1.2, 1, 1.4, 3.2, 5.5, 1, 1, 5.25, 2.75, 3.1, 1.45, 1, 1, 1.17, 3, 10, 2.3, 1.25, 2.8, 2, 1.07, 1, 1.05, 1, 2, 1.08, 1.1, 1.08, 1, 1, 2.8, 20, 1, 1.2, 1.01, 1.2, 1, 1, 1.5, 1, 1, 2.2, 1.2, 1, 1, 1.13, 1, 1, 1.3, 2], "yaxis": "y"}, {"alignmentgroup": "True", "customdata": [["TuJia", "Travel"], ["Traveloka", "Travel"], ["XiaoZhu", "Travel"], ["Klook", "Travel"], ["OYO Rooms", "Travel"], ["Omio", "Travel"], ["TripActions", "Travel"], ["GetYourGuide", "Travel"], ["Mafengwo", "Travel"], ["Yanolja", "Travel"], ["Sonder", "Travel"], ["Hopper", "Travel"], ["Tier Mobility", "Travel"]], "hovertemplate": "Industry=%{customdata[1]}<br>Date Joined=%{x}<br>Valuation ($B)=%{y}<br>Company=%{customdata[0]}<extra></extra>", "legendgroup": "Travel", "marker": {"color": "#ab63fa", "pattern": {"shape": ""}}, "name": "Travel", "offsetgroup": "Travel", "orientation": "v", "showlegend": true, "textposition": "auto", "type": "bar", "x": ["2015-06-30", "2017-01-31", "2017-11-30", "2018-08-31", "2018-09-30", "2018-10-31", "2018-11-30", "2019-05-31", "2019-05-31", "2019-06-30", "2019-07-31", "2021-03-31", "2021-10-31"], "xaxis": "x", "y": [1.5, 3, 1.5, 1.35, 9.6, 1, 7.25, 1.1, 2, 1, 1.3, 3, 2], "yaxis": "y"}, {"alignmentgroup": "True", "customdata": [["HuJiang", "Edtech"], ["iTutorGroup", "Edtech"], ["Age of Learning", "Edtech"], ["VIPKid", "Edtech"], ["Yuanfudao", "Edtech"], ["BYJU's", "Edtech"], ["Luoji Siwei", "Edtech"], ["Changingedu", "Edtech"], ["Huike Group", "Edtech"], ["Zuoyebang", "Edtech"], ["KnowBox", "Edtech"], ["Course Hero", "Edtech"], ["ApplyBoard", "Edtech"], ["Quizlet", "Edtech"], ["Unacademy", "Edtech"], ["Fenbi Education", "Edtech"], ["Pipa Coding", "Edtech"], ["Yunxuetang", "Edtech"], ["Degreed", "Edtech"], ["Outschool", "Edtech"], ["MasterClass", "Edtech"], ["GoStudent", "Edtech"], ["JoyTunes", "Edtech"], ["Articulate", "Edtech"], ["Eruditus Executive Education", "Edtech"], ["UpGrad", "Edtech"], ["Vedantu", "Edtech"]], "hovertemplate": "Industry=%{customdata[1]}<br>Date Joined=%{x}<br>Valuation ($B)=%{y}<br>Company=%{customdata[0]}<extra></extra>", "legendgroup": "Edtech", "marker": {"color": "#FFA15A", "pattern": {"shape": ""}}, "name": "Edtech", "offsetgroup": "Edtech", "orientation": "v", "showlegend": true, "textposition": "auto", "type": "bar", "x": ["2015-10-31", "2015-11-30", "2016-05-31", "2016-08-31", "2017-05-31", "2017-07-31", "2017-07-31", "2017-10-31", "2018-05-31", "2018-07-31", "2019-05-31", "2020-02-29", "2020-05-31", "2020-05-31", "2020-09-30", "2021-02-28", "2021-03-31", "2021-03-31", "2021-04-30", "2021-04-30", "2021-05-31", "2021-06-30", "2021-06-30", "2021-07-31", "2021-08-31", "2021-08-31", "2021-09-30"], "xaxis": "x", "y": [1, 1, 3, 4.5, 15.5, 21, 1.18, 1.5, 1, 3, 1, 1.1, 3, 1, 3.44, 1.95, 1.2, 1, 1.4, 3, 2.75, 1.7, 1, 3.75, 3.2, 1.2, 1], "yaxis": "y"}], "layout": {"barmode": "relative", "legend": {"title": {"text": "Industry"}, "tracegroupgap": 0}, "margin": {"t": 60}, "xaxis": {"anchor": "y", "domain": [0, 1], "title": {"text": "Date Joined"}}, "yaxis": {"anchor": "x", "domain": [0, 1], "title": {"text": "Valuation ($B)"}}}}
